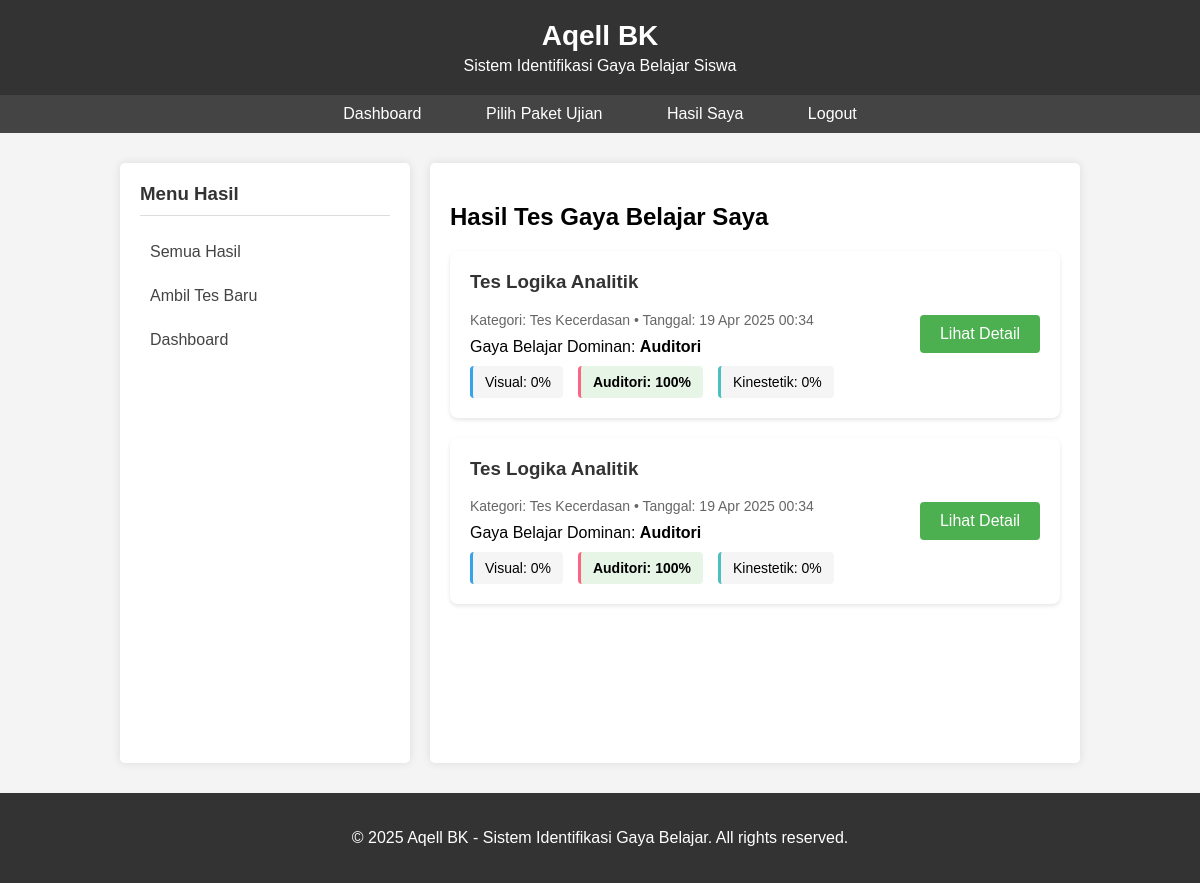
The app's page /aqell_hasil/aqell_hasil_siswa.php (signed in) with its own data.
### tables this page shows
CREATE TABLE `aqell_hasil` (
  `aqell_id_siswa` int(11) DEFAULT NULL,
  `aqell_hasil` text NOT NULL,
  `aqell_id_kategori` int(11) NOT NULL,
  `aqell_id_paket` int(11) NOT NULL,
  `aqell_id_hasil` int(11) NOT NULL
);

CREATE TABLE `aqell_paket_ujian` (
  `aqell_id_paket` int(11) NOT NULL,
  `aqell_nama_paket` varchar(30) NOT NULL,
  `aqell_id_kategori` int(11) NOT NULL
);

CREATE TABLE `aqell_kategori` (
  `aqell_id_kategori` int(11) NOT NULL,
  `aqell_nama_kategori` varchar(30) NOT NULL
);

### aqell_hasil/aqell_hasil_siswa.php (the view, shortened to what this page needs)
<?php
require_once('../aqell_config/aqell_db.php');
$aqell_id_siswa = $_SESSION['aqell_id_siswa'];
$aqell_query_hasil = "SELECT h.*, p.aqell_nama_paket, k.aqell_nama_kategori
                      FROM aqell_hasil h
                      JOIN aqell_paket_ujian p ON h.aqell_id_paket = p.aqell_id_paket
                      JOIN aqell_kategori k ON h.aqell_id_kategori = k.aqell_id_kategori
                      WHERE h.aqell_id_siswa = $aqell_id_siswa
                      ORDER BY h.aqell_id_hasil DESC";
$aqell_result_hasil = mysqli_query($aqell_conn, $aqell_query_hasil);
?>
<!DOCTYPE html>
<html>
<head>
    <link rel="stylesheet" href="../aqell_assets/aqell_css/aqell_style.css">
</head>
<body>
    <div class="aqell_header">
        <h1>Aqell BK</h1>
        <p>Sistem Identifikasi Gaya Belajar Siswa</p>
    </div>
    <div class="aqell_nav">
        <a href="../aqell_siswa/aqell_dashboard_siswa.php">Dashboard</a>
        <a href="../aqell_ujian/aqell_pilih_paket.php">Pilih Paket Ujian</a>
        <a href="aqell_hasil_siswa.php" class="aqell_active">Hasil Saya</a>
        <a href="../aqell_auth/aqell_logout.php">Logout</a>
    </div>
    <div class="aqell_container">
        <div class="aqell_sidebar">
            <h3>Menu Hasil</h3>
            <ul>
                <li><a href="aqell_hasil_siswa.php" class="aqell_active">Semua Hasil</a></li>
                <li><a href="../aqell_ujian/aqell_pilih_paket.php">Ambil Tes Baru</a></li>
                <li><a href="../aqell_siswa/aqell_dashboard_siswa.php">Dashboard</a></li>
            </ul>
        </div>
        <div class="aqell_content">
            <h2>Hasil Tes Gaya Belajar Saya</h2>
            <?php if(mysqli_num_rows($aqell_result_hasil) > 0): ?>
                <?php while($aqell_hasil = mysqli_fetch_assoc($aqell_result_hasil)):
                    $aqell_hasil_data = json_decode($aqell_hasil['aqell_hasil'], true);
                    $aqell_tanggal = isset($aqell_hasil_data['tanggal']) ? date('d M Y H:i', strtotime($aqell_hasil_data['tanggal'])) : 'N/A';
                ?>
                    <div class="aqell_result_card">
                        <div class="aqell_result_info">
                            <h3><?php echo $aqell_hasil['aqell_nama_paket']; ?></h3>
                            <div class="aqell_result_meta">
                                <span>Kategori: <?php echo $aqell_hasil['aqell_nama_kategori']; ?></span> &bull;
                                <span>Tanggal: <?php echo $aqell_tanggal; ?></span>
                            </div>
                            <div>Gaya Belajar Dominan: <strong><?php echo ucfirst($aqell_hasil_data['dominan']); ?></strong></div>
                            <div class="aqell_result_stats">
                                <div class="aqell_stat aqell_stat_visual <?php echo ($aqell_hasil_data['dominan'] == 'visual') ? 'aqell_stat_dominant' : ''; ?>">
                                    Visual: <?php echo $aqell_hasil_data['visual']; ?>%
                                </div>
                                <div class="aqell_stat aqell_stat_auditori <?php echo ($aqell_hasil_data['dominan'] == 'auditori') ? 'aqell_stat_dominant' : ''; ?>">
                                    Auditori: <?php echo $aqell_hasil_data['auditori']; ?>%
                                </div>
                                <div class="aqell_stat aqell_stat_kinestetik <?php echo ($aqell_hasil_data['dominan'] == 'kinestetik') ? 'aqell_stat_dominant' : ''; ?>">
                                    Kinestetik: <?php echo $aqell_hasil_data['kinestetik']; ?>%
                                </div>
                            </div>
                        </div>
                        <div class="aqell_result_actions">
                            <a href="aqell_detail_hasil.php?id=<?php echo $aqell_hasil['aqell_id_hasil']; ?>" class="aqell_btn">Lihat Detail</a>
                        </div>
                    </div>
                <?php endwhile; ?>
            <?php endif; ?>
        </div>
    </div>
    <div class="aqell_footer">
        <p>&copy; <?php echo date('Y'); ?> Aqell BK - Sistem Identifikasi Gaya Belajar. All rights reserved.</p>
    </div>
</body>
</html>

### aqell_assets/aqell_css/aqell_style.css (style rules this page uses)
body { font-family: Arial, sans-serif; margin: 0; padding: 0; background-color: #f4f4f4; }
.aqell_header { background-color: #333; color: white; padding: 20px 0; text-align: center; }
.aqell_header h1 { margin: 0; font-size: 28px; }
.aqell_header p { margin: 5px 0 0; font-size: 16px; }
.aqell_nav { background-color: #444; text-align: center; padding: 10px 0; }
.aqell_nav a { color: white; text-decoration: none; margin: 0 20px; font-size: 16px; transition: 0.3s; padding: 5px 10px; border-radius: 3px; }
.aqell_container { width: 80%; margin: 30px auto; display: flex; flex-wrap: wrap; min-height: 600px; }
.aqell_sidebar { flex: 0 0 250px; background: #fff; padding: 20px; box-shadow: 0 0 10px rgba(0, 0, 0, 0.1); border-radius: 5px; margin-right: 20px; }
.aqell_sidebar h3 { margin-top: 0; border-bottom: 1px solid #ddd; padding-bottom: 10px; color: #333; }
.aqell_sidebar ul { list-style: none; padding: 0; }
.aqell_sidebar ul li { margin-bottom: 10px; }
.aqell_sidebar ul li a { display: block; color: #444; text-decoration: none; padding: 8px 10px; border-radius: 3px; transition: 0.3s; }
.aqell_content { flex: 1; background: #fff; padding: 20px; box-shadow: 0 0 10px rgba(0, 0, 0, 0.1); border-radius: 5px; }
.aqell_btn { display: inline-block; padding: 10px 20px; background-color: #4CAF50; color: white; border: none; border-radius: 4px; cursor: pointer; font-size: 16px; text-decoration: none; }
.aqell_footer { background-color: #333; color: white; text-align: center; padding: 20px 0; margin-top: 30px; }

### aqell_hasil/aqell_hasil_siswa.php (style rules this page uses)
.aqell_result_card { background-color: white; border-radius: 8px; box-shadow: 0 2px 4px rgba(0,0,0,0.1); padding: 20px; margin-bottom: 20px; display: flex; justify-content: space-between; align-items: center; }
.aqell_result_info { flex: 1; }
.aqell_result_info h3 { margin-top: 0; color: #333; }
.aqell_result_meta { color: #666; font-size: 14px; margin-bottom: 10px; }
.aqell_result_stats { display: flex; gap: 15px; margin-top: 10px; }
.aqell_stat { background-color: #f5f5f5; padding: 8px 12px; border-radius: 4px; font-size: 14px; }
.aqell_stat_visual { border-left: 3px solid #36A2EB; }
.aqell_stat_auditori { border-left: 3px solid #FF6384; }
.aqell_stat_kinestetik { border-left: 3px solid #4BC0C0; }
.aqell_stat_dominant { font-weight: bold; background-color: #e7f5e7; }
.aqell_result_actions { margin-left: 20px; }

### records on screen
aqell_hasil: aqell_id_paket.aqell_nama_paket "Tes Logika Analitik", aqell_id_kategori.aqell_nama_kategori "Tes Kecerdasan", aqell_hasil "19 Apr 2025 00:34", aqell_hasil "Auditori", aqell_hasil "0", aqell_hasil "100"
aqell_hasil: aqell_id_paket.aqell_nama_paket "Tes Logika Analitik", aqell_id_kategori.aqell_nama_kategori "Tes Kecerdasan", aqell_hasil "19 Apr 2025 00:34", aqell_hasil "Auditori", aqell_hasil "0", aqell_hasil "100"
